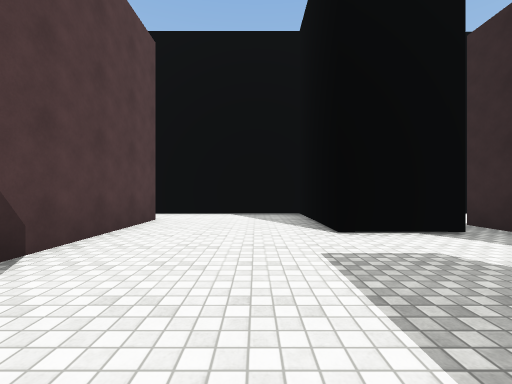
view 1 (above)

15 first-person views from a walk through a scene from a Unity 3-D project. The camera is 1.3 m above the floor, looks level and sees 90° across. The floor is counted in squares, 2 m on a side. Each view is taken from the middle of a square. On the plan, view 1 faces up. The plan holds only what a view shows up to about 9 squares ahead; the rest is blank. The place goes on beyond the plan. The player character is not drawn. Surface patterns are stand-ins for the level's own textures.

view 2
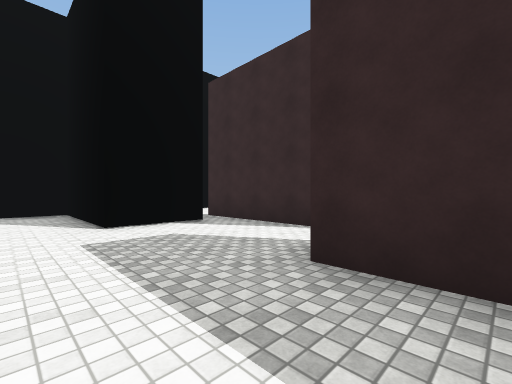

view 3
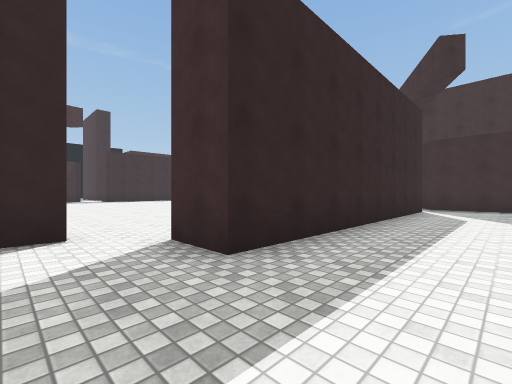

view 4
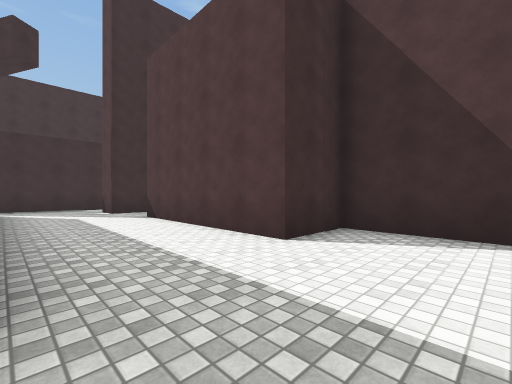

view 5
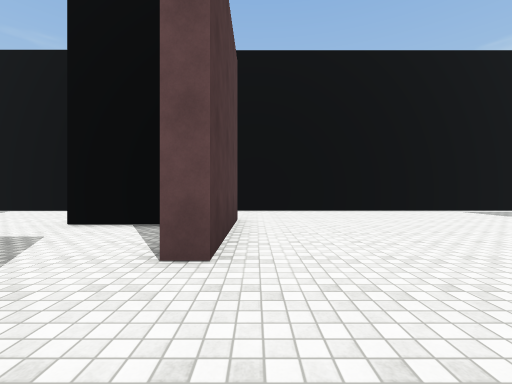

view 6
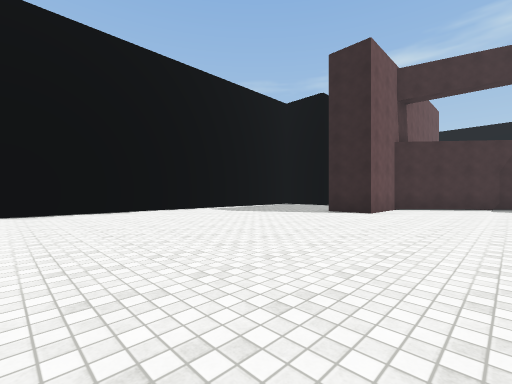

view 7
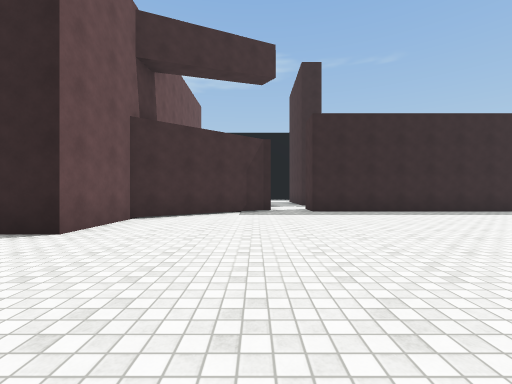

view 8
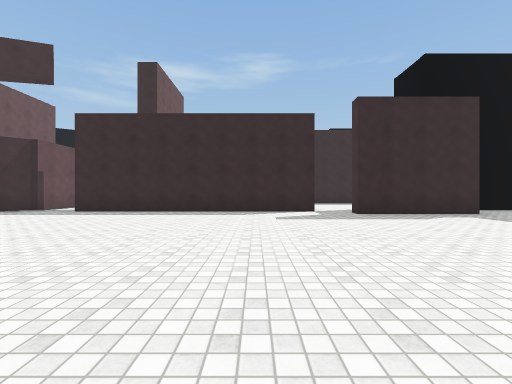

view 9
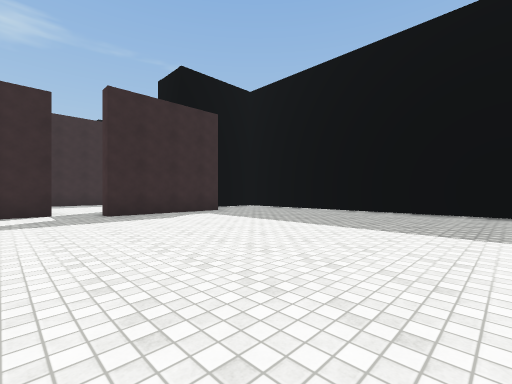

view 10
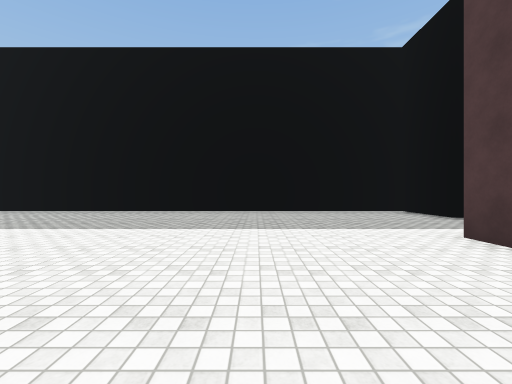

view 11
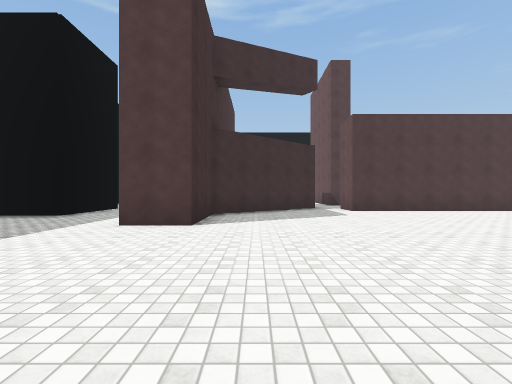

view 12
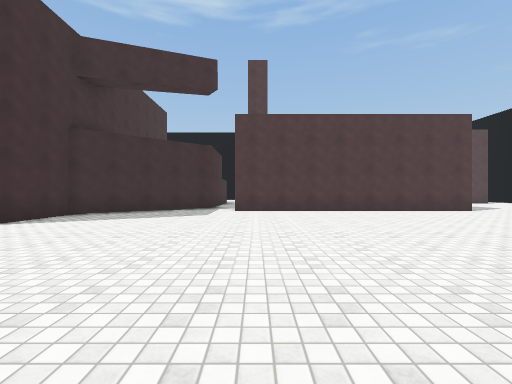

view 13
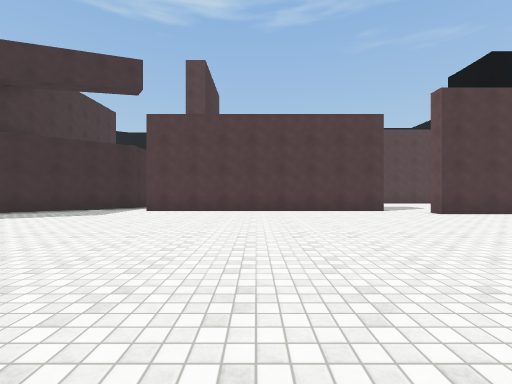

view 14
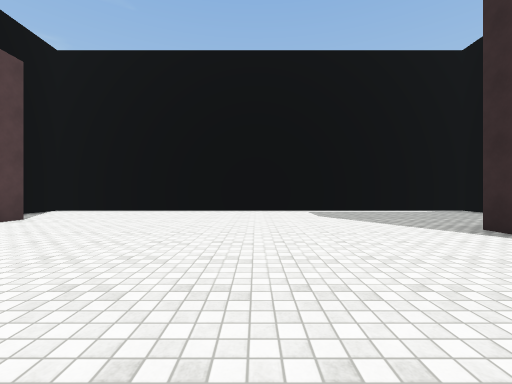

view 15
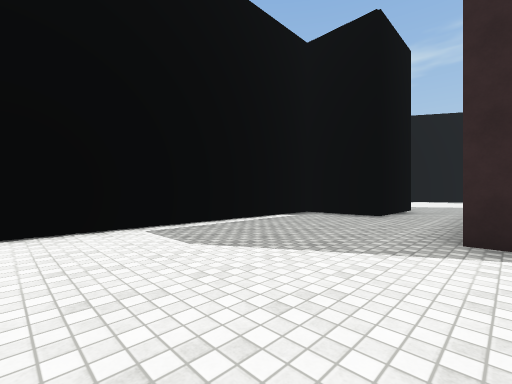

### Floor plan
Points are (right, up) in squares from view 1. A wall is a line through its corners. A room is listed if a view was taken in it or the views show most of it. See-through windows are left out.
Room 1 (views 1, 2, 3, 4)
walls: (1.3, 4.5) (1.3, 7.6) (-3.6, 7.6); (4.1, 1.4) (4.1, 5); (3.4, 4) (1.2, 4); (-2.4, 6) (-2.4, -0.2) (-0.7, -0.2) (-0.7, -4.9); (-1.5, -6.4) (-0.4, -6.4) (-0.4, -7.4); (2.1, -7.8) (2.1, 0.3) (3.3, 0.3)
ways out: opening at (-3, 7) to room 2; opening at (-1.5, -5.5) to room 2; opening at (0.5, -7) to room 2; opening at (3, 1) to room 2
Room 2 (views 5, 6, 7, 8, 9, 10, 11, 12, 13, 14, 15)
walls: (3, -10) (4.8, -12.2) (7, -12.2) (7, -13.8); (0, -8.7) (2, -8.7); (3.3, 0.3) (3.3, -7.8); (3, -16.2) (5.2, -16.2) (5.2, -18.5) (18.5, -18.5); (4.6, 5) (4.6, 1.4) (4.1, 1.4); (18.6, -11) (18.6, -2.9); (18.8, -1.3) (16.1, 2) (13.9, 2) (13.9, 3.5); (17.6, -15.6) (17.6, -12) (18.1, -12); (18.8, -17.9) (18.8, -16.8); (19.9, 5.4) (17, 5.4) (17, 7.6) (3.3, 7.6) (3.3, 6.4)
ways out: opening at (-3, 7) to room 1; opening at (-1.5, -5.5) to room 1; opening at (0.5, -7) to room 1; opening at (3, 1) to room 1; opening at (18.5, -11.5); opening at (19, -2); opening at (20, 4.5)

Where each view was taken, in squares from view 1:
view 1: 0 up, 0 right, facing up
view 2: 1 down, 0 right, facing up-right
view 3: 2 up, 0 right, facing down-right
view 4: 2 up, 2 right, facing down-left
view 5: 1 down, 5 right, facing up
view 6: 1 down, 6 right, facing up-right
view 7: 1 down, 10 right, facing right
view 8: 9 down, 10 right, facing right
view 9: 10 down, 10 right, facing down-right
view 10: 10 down, 10 right, facing down
view 11: 11 down, 12 right, facing left
view 12: 7 down, 12 right, facing left
view 13: 4 down, 12 right, facing left
view 14: 1 down, 10 right, facing up
view 15: 3 up, 10 right, facing up-right
